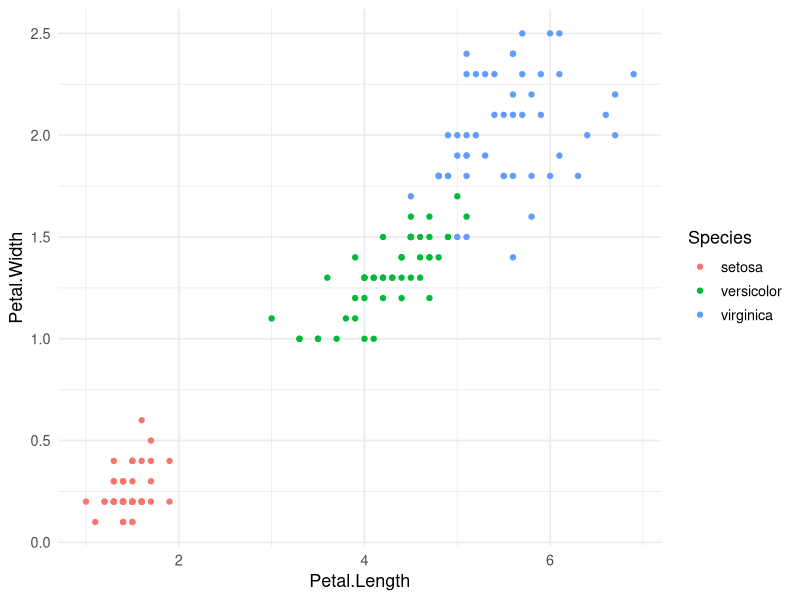
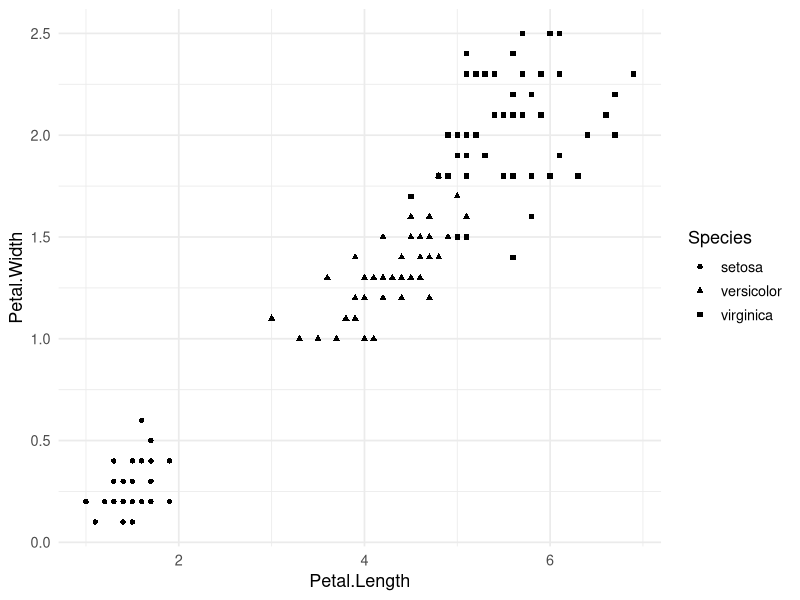
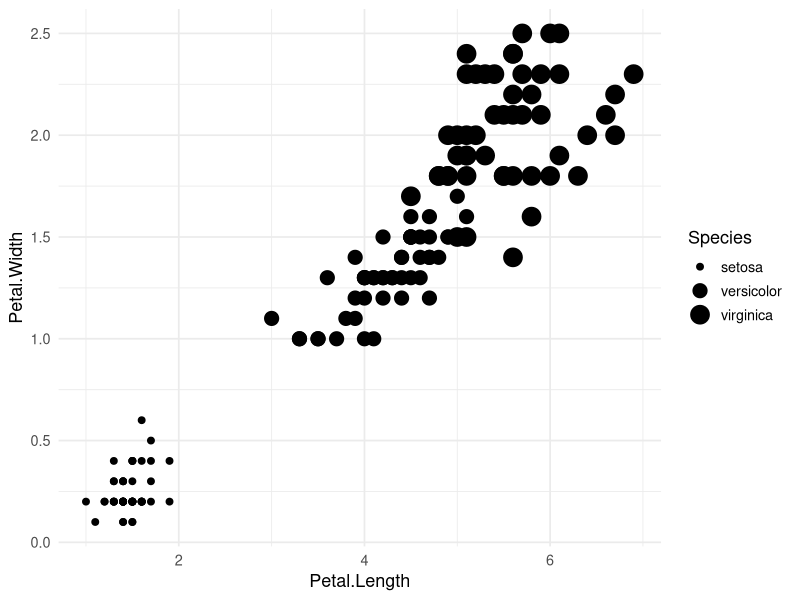
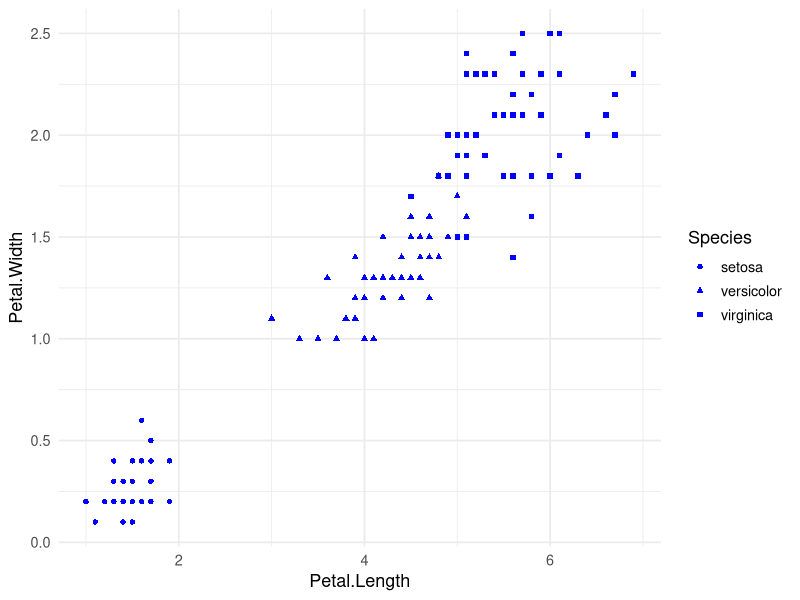
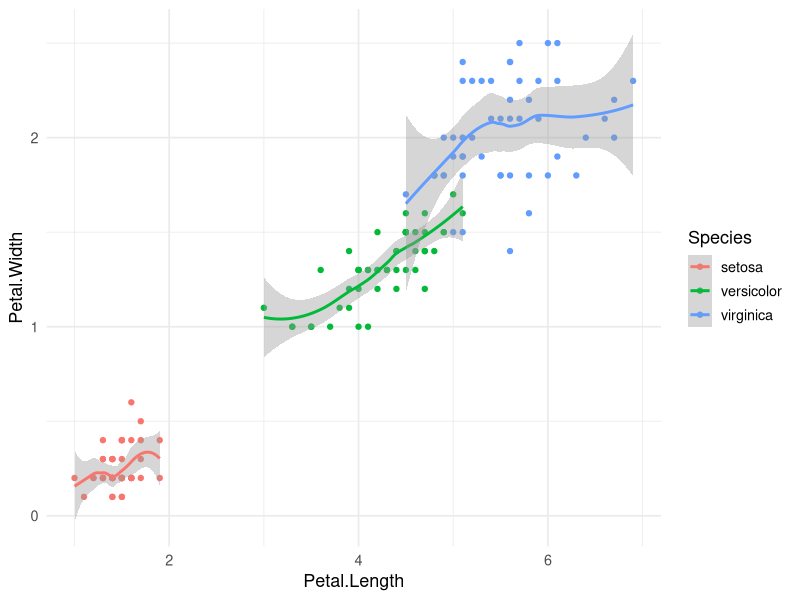
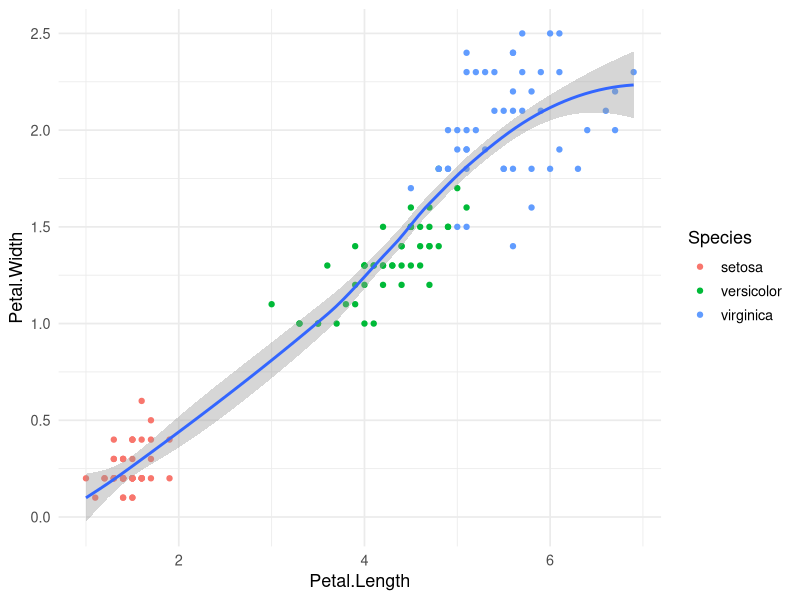
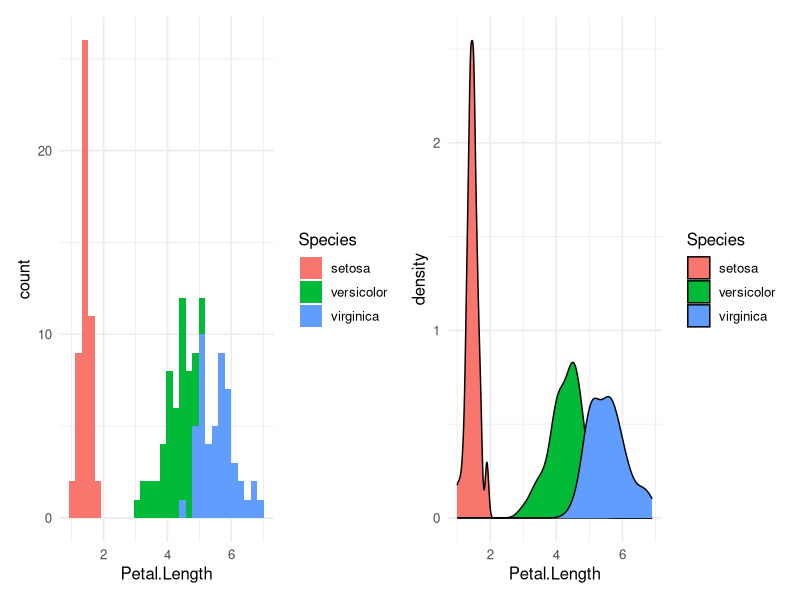
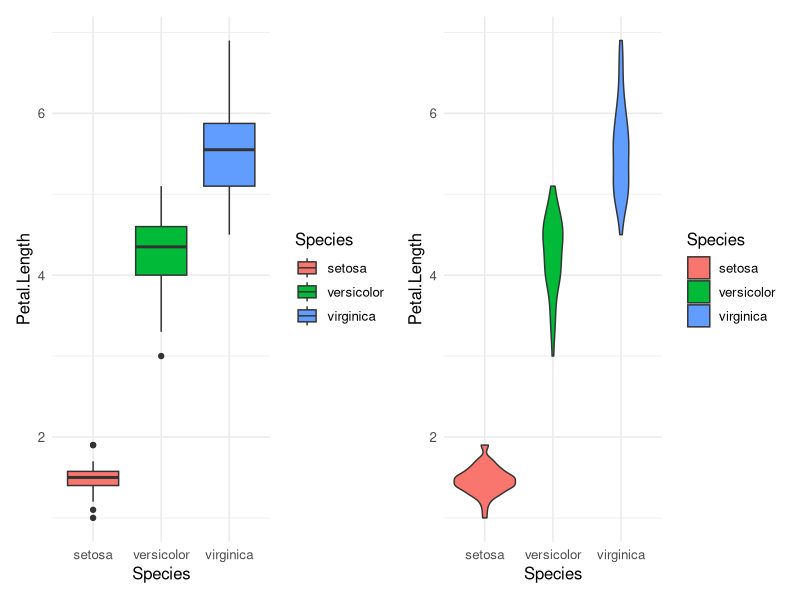

Generate these figures, in order, with R:
## ---- chunk 1
knitr::opts_chunk$set(echo = TRUE, eval = TRUE, message = TRUE, cache = FALSE)
knitr::opts_knit$set(root.dir = here::here("content/codeclub/S05E09"))
## ---- chunk 2
# If you don't have the tidyverse installed, first do so as follows:
# install.packages("tidyverse")
## ---- chunk 3
library(tidyverse)
## ---- chunk 4
# - Overview of themes: https://ggplot2.tidyverse.org/reference/ggtheme.html
# - The default base_size is 11, setting to 13 will make any text larger
theme_set(theme_minimal(base_size = 13))
## ---- chunk 5
head(iris)
## ---- chunk 6
# Recall: wrapping code inside "aes()" conveys that we are mapping aesthetics
ggplot(data = iris,
       mapping = aes(x = Petal.Length, y = Petal.Width, color = Species)) +
  geom_point()
## ---- chunk 7
ggplot(data = iris,
       mapping = aes(x = Petal.Length, y = Petal.Width, shape = Species)) +
  geom_point()
## ---- chunk 8
ggplot(data = iris,
       mapping = aes(x = Petal.Length, y = Petal.Width, size = Species)) +
  geom_point()
## ---- chunk 9
ggplot(data = iris,
       mapping = aes(x = Petal.Length, y = Petal.Width, shape = Species)) +
  geom_point(color = "blue")
## ---- chunk 10
ggplot(data = iris,
       mapping = aes(x = Petal.Length, y = Petal.Width, color = Species)) +
  geom_point() +
  geom_smooth()
## ---- chunk 11
ggplot(data = iris,
       mapping = aes(x = Petal.Length, y = Petal.Width)) +
  geom_point(mapping = aes(color = Species)) +
  geom_smooth()
## ---- chunk 12
library(patchwork)

p1 <- ggplot(data = iris,
             mapping = aes(x = Petal.Length, fill = Species)) +
  geom_histogram()

p2 <- ggplot(data = iris,
             mapping = aes(x = Petal.Length, fill = Species)) +
  geom_density()

p1 + p2 & theme_minimal(base_size = 12)
## ---- chunk 13
p1 <- ggplot(data = iris,
             mapping = aes(y = Petal.Length, x = Species, fill = Species)) +
  geom_boxplot()

p2 <- ggplot(data = iris,
             mapping = aes(y = Petal.Length, x = Species, fill = Species)) +
  geom_violin()

p1 + p2 & theme_minimal(base_size = 12)
## ---- chunk 14
library(ggridges)

ggplot(data = iris,
       mapping = aes(x = Sepal.Length, y = Species, fill = Species)) +
  geom_density_ridges()
## ---- chunk 15
head(mpg)
## ---- chunk 16
ggplot(data = mpg,
       mapping = aes(x = hwy, y = drv, fill = drv)) +
  geom_density_ridges()
## ---- chunk 17
ggplot(data = mpg,
       mapping = aes(x = hwy, y = drv, fill = drv)) +
  geom_density_ridges(alpha = 0.5)
## ---- chunk 18
ggplot(data = mpg,
       mapping = aes(x = hwy, y = drv, fill = drv, color = drv)) +
  geom_density_ridges(alpha = 0.5)
## ---- chunk 19
ggplot(data = mpg,
       mapping = aes(x = hwy, y = drv, fill = drv, color = drv)) +
  geom_density_ridges(alpha = 0.5, show.legend = FALSE)
## ---- chunk 20
ggplot(data = mpg) + 
  geom_point(mapping = aes(x = displ, y = hwy, color = "blue"))
## ---- chunk 21
ggplot(data = mpg) + 
  geom_point(mapping = aes(x = displ, y = hwy),
             color = "blue")
## ---- chunk 22
ggplot(data = mpg) + 
  geom_point(mapping = aes(x = displ, y = hwy, color = displ < 5))
## ---- chunk 23
mpg$displ < 5
